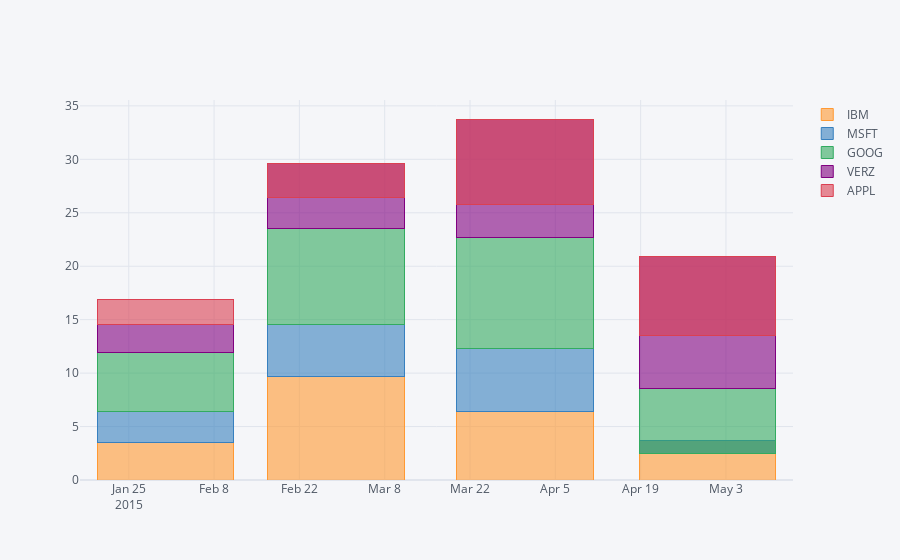

Source (notebook cell):
### Markdown cell above
Bars can also be stacked by a given dimension

### Code cell
df.resample('M').mean().iplot(kind='bar',barmode='stack',filename='Tutorial Bar Stacked')

### Figure 1 — Plotly figure (JSON) as saved in the notebook; plotly's stock layout.template omitted (floating-point values rounded to 4 significant figures)
{"data": [{"marker": {"color": "rgba(255, 153, 51, 0.6)", "line": {"color": "rgba(255, 153, 51, 1.0)", "width": 1}}, "name": "IBM", "orientation": "v", "text": "", "type": "bar", "x": ["2015-01-31", "2015-02-28", "2015-03-31", "2015-04-30"], "y": [3.467, 9.669, 6.371, 3.737]}, {"marker": {"color": "rgba(55, 128, 191, 0.6)", "line": {"color": "rgba(55, 128, 191, 1.0)", "width": 1}}, "name": "MSFT", "orientation": "v", "text": "", "type": "bar", "x": ["2015-01-31", "2015-02-28", "2015-03-31", "2015-04-30"], "y": [2.932, 4.924, 5.967, -1.248]}, {"marker": {"color": "rgba(50, 171, 96, 0.6)", "line": {"color": "rgba(50, 171, 96, 1.0)", "width": 1}}, "name": "GOOG", "orientation": "v", "text": "", "type": "bar", "x": ["2015-01-31", "2015-02-28", "2015-03-31", "2015-04-30"], "y": [5.556, 8.901, 10.36, 6.034]}, {"marker": {"color": "rgba(128, 0, 128, 0.6)", "line": {"color": "rgba(128, 0, 128, 1.0)", "width": 1}}, "name": "VERZ", "orientation": "v", "text": "", "type": "bar", "x": ["2015-01-31", "2015-02-28", "2015-03-31", "2015-04-30"], "y": [2.576, 6.075, 11.07, 12.37]}, {"marker": {"color": "rgba(219, 64, 82, 0.6)", "line": {"color": "rgba(219, 64, 82, 1.0)", "width": 1}}, "name": "APPL", "orientation": "v", "text": "", "type": "bar", "x": ["2015-01-31", "2015-02-28", "2015-03-31", "2015-04-30"], "y": [2.313, -3.114, -7.995, -7.372]}], "layout": {"barmode": "stack", "legend": {"bgcolor": "#F5F6F9", "font": {"color": "#4D5663"}, "traceorder": "normal"}, "paper_bgcolor": "#F5F6F9", "plot_bgcolor": "#F5F6F9", "title": {"font": {"color": "#4D5663"}}, "xaxis": {"gridcolor": "#E1E5ED", "showgrid": true, "tickfont": {"color": "#4D5663"}, "title": {"font": {"color": "#4D5663"}, "text": ""}, "zerolinecolor": "#E1E5ED"}, "yaxis": {"gridcolor": "#E1E5ED", "showgrid": true, "tickfont": {"color": "#4D5663"}, "title": {"font": {"color": "#4D5663"}, "text": ""}, "zerolinecolor": "#E1E5ED"}}}
